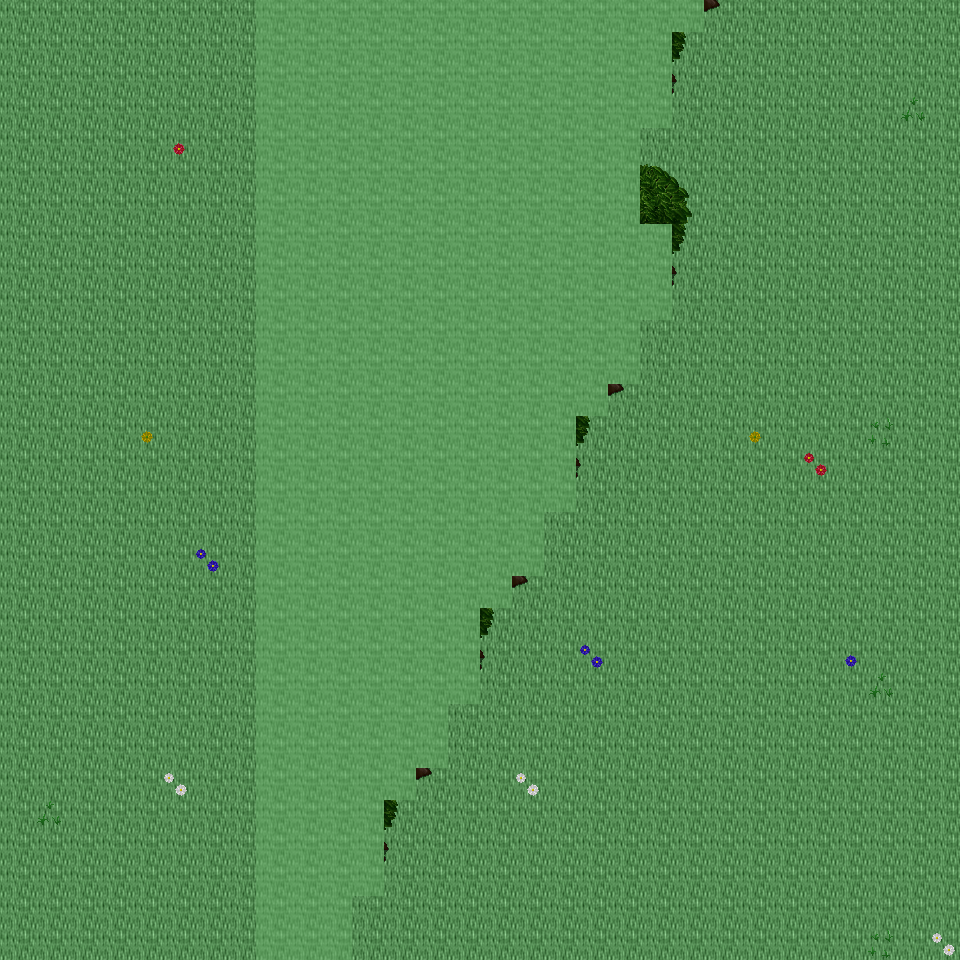

Rendered tile map (Tiled .tmx) drawn with the repository's tilesets; below, a short description and the map source with its tile grids summarised:
An orthogonal 30x30 tile map with 32x32 px tiles, 6 tile layers (Ground, Object, Object2, Above, ...), 14 tilesets and 5 objects (5x mapExit).

<map version="1.0" orientation="orthogonal" renderorder="right-down" width="30" height="30" tilewidth="32" tileheight="32" nextobjectid="6">
  <tileset firstgid="1" name="tileset_ground_ground" tilewidth="32" tileheight="32" tilecount="33" columns="3">
    <image source="../drawable/tileset_ground_ground.png" width="96" height="352" />
  </tileset>
  <tileset firstgid="34" name="tileset_plant_flower_daisy_white" tilewidth="32" tileheight="32" tilecount="8" columns="2">
    <image source="../drawable/tileset_plant_flower_daisy_white.png" width="64" height="128" />
  </tileset>
  <tileset firstgid="42" name="tileset_plant_flower_daisy_yellow" tilewidth="32" tileheight="32" tilecount="8" columns="2">
    <image source="../drawable/tileset_plant_flower_daisy_yellow.png" width="64" height="128" />
  </tileset>
  <tileset firstgid="50" name="tileset_plant_flower_daisy_blue" tilewidth="32" tileheight="32" tilecount="8" columns="2">
    <image source="../drawable/tileset_plant_flower_daisy_blue.png" width="64" height="128" />
  </tileset>
  <tileset firstgid="58" name="tileset_plant_grasses" tilewidth="32" tileheight="32" tilecount="6" columns="3">
    <image source="../drawable/tileset_plant_grasses.png" width="96" height="64" />
  </tileset>
  <tileset firstgid="64" name="tileset_plant_flower_daisy_red" tilewidth="32" tileheight="32" tilecount="8" columns="2">
    <image source="../drawable/tileset_plant_flower_daisy_red.png" width="64" height="128" />
  </tileset>
  <tileset firstgid="72" name="tileset_plant_tree_tree_darkgreen" tilewidth="32" tileheight="32" tilecount="88" columns="8">
    <image source="../drawable/tileset_plant_tree_tree_darkgreen.png" width="256" height="352" />
  </tileset>
  <tileset firstgid="160" name="tileset_logic_creature_elf" tilewidth="32" tileheight="32" tilecount="16" columns="8">
    <image source="../drawable/tileset_logic_creature_elf.png" width="256" height="64" />
  </tileset>
  <tileset firstgid="176" name="tileset_logic_creature_animal" tilewidth="32" tileheight="32" tilecount="32" columns="8">
    <image source="../drawable/tileset_logic_creature_animal.png" width="256" height="128" />
  </tileset>
  <tileset firstgid="208" name="tileset_logic_collision" tilewidth="32" tileheight="32" tilecount="1" columns="1">
    <image source="../drawable/tileset_logic_collision.png" width="32" height="32" />
  </tileset>
  <tileset firstgid="209" name="tileset_logic_creature_ent" tilewidth="32" tileheight="32" tilecount="4" columns="4">
    <image source="../drawable/tileset_logic_creature_ent.png" width="128" height="32" />
  </tileset>
  <tileset firstgid="213" name="tileset_logic_creature_human_evil" tilewidth="32" tileheight="32" tilecount="16" columns="8">
    <image source="../drawable/tileset_logic_creature_human_evil.png" width="256" height="64" />
  </tileset>
  <tileset firstgid="229" name="tileset_ground_green_paving" tilewidth="32" tileheight="32" tilecount="18" columns="3">
    <image source="../drawable/tileset_ground_green_paving.png" width="96" height="192" />
  </tileset>
  <tileset firstgid="247" name="tileset_logic_protection" tilewidth="32" tileheight="32" tilecount="2" columns="2">
    <image source="../drawable/tileset_logic_protection.png" width="64" height="32" />
  </tileset>
  <layer name="Ground" width="30" height="30">
    <data>[900 cells, 900 non-empty, 1 distinct tile ids]</data>
  </layer>
  <layer name="Object" width="30" height="30">
    <data>[900 cells, 15 non-empty, 8 distinct tile ids]</data>
  </layer>
  <layer name="Object2" width="30" height="30">
    <data>[900 cells, 65 non-empty, 13 distinct tile ids]</data>
  </layer>
  <layer name="Above" width="30" height="30">
    <data>[900 cells, 270 non-empty, 31 distinct tile ids]</data>
  </layer>
  <layer name="Above2" width="30" height="30">
    <data>[900 cells, 0 non-empty, 0 distinct tile ids]</data>
  </layer>
  <layer name="Walkable" width="30" height="30">
    <data>[900 cells, 275 non-empty, 1 distinct tile ids]</data>
  </layer>
  <objectgroup name="MapEvents">
    <object id="1" name="north" type="mapExit" x="0" y="0" width="256" height="32">
      <properties>
        <property name="map" value="level_0_x191_y78" />
        <property name="x" value="0" />
        <property name="y" value="28" />
      </properties>
    </object>
    <object id="2" name="north2" type="mapExit" x="704" y="0" width="256" height="32">
      <properties>
        <property name="map" value="level_0_x191_y78" />
        <property name="x" value="22" />
        <property name="y" value="28" />
      </properties>
    </object>
    <object id="3" name="south" type="mapExit" x="0" y="928" width="256" height="32">
      <properties>
        <property name="map" value="level_0_x191_y80" />
        <property name="x" value="0" />
        <property name="y" value="1" />
      </properties>
    </object>
    <object id="4" name="south2" type="mapExit" x="352" y="928" width="608" height="32">
      <properties>
        <property name="map" value="level_0_x191_y80" />
        <property name="x" value="11" />
        <property name="y" value="1" />
      </properties>
    </object>
    <object id="5" name="west" type="mapExit" x="0" y="0" width="32" height="960">
      <properties>
        <property name="map" value="level_0_x190_y79" />
        <property name="x" value="28" />
        <property name="y" value="0" />
      </properties>
    </object>
  </objectgroup>
</map>
